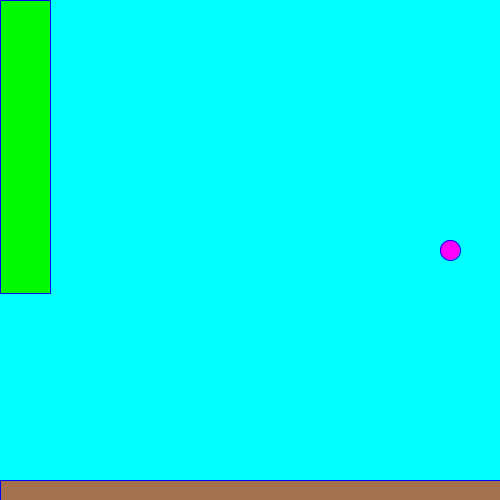
Frame 1 (no input)
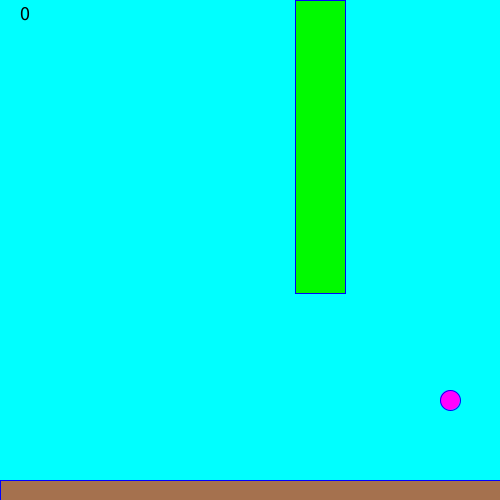
Frame 60 (the mouse pressed at the canvas centre just before this capture)
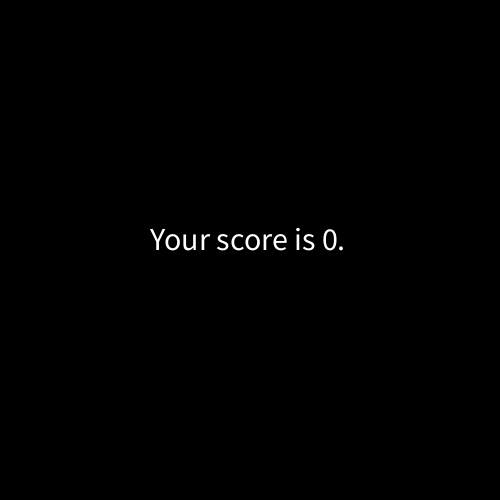
Frame 120 (the mouse held since frame 60 and released just before this capture)

The Processing sketch that drew these frames (run headless with seeded random() and noise(); from frame 60 on, the mouse is pressed at the canvas centre):

// Processing sketch: FlappyBird
// ── FlappyBird.pde
int birdX = 450;
int birdY = 250;
float birdVelocity = .1;
float gravity = .1;
int pipeX = 0;
int upperPipeY = 0;
int lowerPipeY;
int upperPipeHeight = (int) random(100, 400);
int lowerPipeHeight = 5000;
int pipeGap = 200;
int pipeWidth = 50;
boolean intersectsPipes = false;
int score= 0;
void setup(){
  size(500, 500);
  lowerPipeY = upperPipeHeight + pipeGap;
}
void draw(){
  background(0, 255, 255);
  textSize(20);
  fill(0, 0, 0);
  text(score, 20, 20);
  fill(255, 0, 255);
  stroke(0, 0, 255);
  ellipse(birdX, birdY, 20, 20);
  birdY+=birdVelocity;
  birdVelocity+= gravity;
  teleportPipes();
  //ground
  fill(165, 113, 78);
  rect(0, 480, 500, 20);
   if(intersectsPipes == true || birdY >= 480){
    background(0, 0, 0);
    fill(255, 255, 255);
    textSize(32);
    text("Your score is " +score+ ".", 150, 250);
    pipeX = 0;
  }
}

void mousePressed(){
  birdVelocity = -5;
}

void teleportPipes(){
  fill(0, 250, 0);
  rect(pipeX, upperPipeY, pipeWidth, upperPipeHeight);
  pipeX+=5;
  if(pipeX == 500){
    pipeX = 20;
    score ++;
    upperPipeHeight = (int) random(100, 200);
    //lowerPipeHeight = 5000;
    lowerPipeY = upperPipeHeight + pipeGap;
  }
  rect(pipeX, lowerPipeY, pipeWidth, lowerPipeHeight);
  if(intersectsPipes() == true){
    intersectsPipes = true;
  }
 
}
boolean intersectsPipes() { 
     if (birdY < upperPipeHeight && birdX > pipeX && birdX < (pipeX+pipeWidth)){
          return true;
        }
     else if (birdY>lowerPipeY && birdX > pipeX && birdX < (pipeX+pipeWidth)) {
          return true;
        }
     else { 
       return false; 
   }
}
